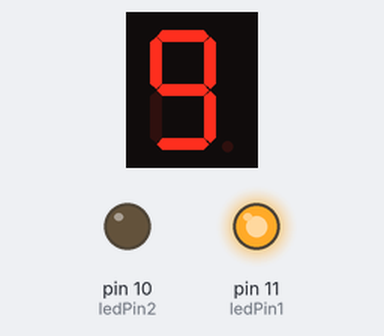
The sketch below on a simulated Arduino Uno, built with avr-gcc and run on an emulated ATmega328P. On the bench: 1-digit seven-segment display, output pins drawn as LEDs (lit = HIGH). Wiring (inferred from the names in the program): 1-digit 7-segment display, segments lit when HIGH: segments pin 2, pin 3, pin 4, pin 5, pin 6, pin 7, pin 8, pin 9. The segment pins are drawn as the display they are named for; pins used as bus, display or sensor lines are not drawn.

Above: at 0.1 s.
At 8.1 s:
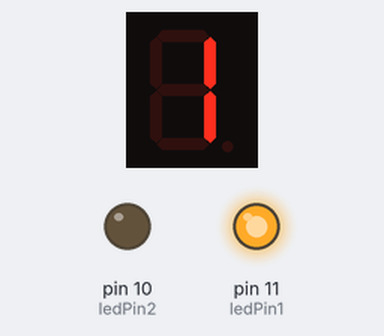
At 19.1 s:
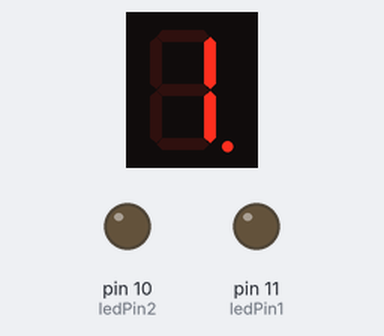
At 39.1 s:
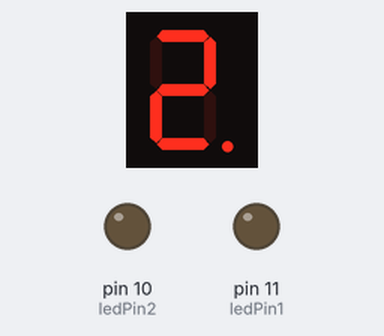
Timing chart, 0 to 40.0 s (numbered marks = the images above):
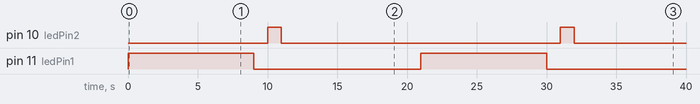

Measured:
- by itself, pin 10 (ledPin2): alternates HIGH for 1.0 s and LOW for 20.0 s
- by itself, pin 11 (ledPin1): alternates HIGH for 9.0 s and LOW for 12.0 s
- what the display in image 1 shows lasts 1.0 s, from 8.0 s to 9.0 s

The sketch:

Projeto_de_semaforo_utilizando_um_mostrador_led.ino
```cpp
// C++ code
//

#define ledPin1 11
#define ledPin2 10
#define ledPin3 9

const int a=2;
const int b=3;
const int c=4;
const int d=5;
const int e=6;
const int f=7;
const int g=8;

void setup()
{
  pinMode (a, OUTPUT);
  pinMode (b, OUTPUT);
  pinMode (c, OUTPUT);
  pinMode (d, OUTPUT);
  pinMode (e, OUTPUT);
  pinMode (f, OUTPUT);
  pinMode (g, OUTPUT);
  pinMode (ledPin1, OUTPUT);
  pinMode (ledPin2, OUTPUT);
  pinMode (ledPin3, OUTPUT);
}

void loop()
{
  digitalWrite (ledPin1, HIGH);

  //NUMERO9
  digitalWrite (a,HIGH);
  digitalWrite (b,HIGH);
  digitalWrite (c,HIGH);
  digitalWrite (d,HIGH);
  digitalWrite (f,HIGH);
  digitalWrite (g,HIGH);
  delay(1000);

  digitalWrite (a,LOW);
  digitalWrite (b,LOW);
  digitalWrite (c,LOW);
  digitalWrite (d,LOW);
  digitalWrite (f,LOW);
  digitalWrite (g,LOW);

  //NUMERO8
  digitalWrite (a,HIGH);
  digitalWrite (b,HIGH);
  digitalWrite (c,HIGH);
  digitalWrite (d,HIGH);
  digitalWrite (e,HIGH);
  digitalWrite (f,HIGH);
  digitalWrite (g,HIGH);
  delay(1000);

  digitalWrite (a,LOW);
  digitalWrite (b,LOW);
  digitalWrite (c,LOW);
  digitalWrite (d,LOW);
  digitalWrite (e,LOW);
  digitalWrite (f,LOW);
  digitalWrite (g,LOW);

    //NUMERO7
  digitalWrite (a,HIGH);
  digitalWrite (b,HIGH);
  digitalWrite (c,HIGH);
  delay(1000);

  digitalWrite (a,LOW);
  digitalWrite (b,LOW);
  digitalWrite (c,LOW);

   //NUMERO6
  digitalWrite (a,HIGH);
  digitalWrite (c,HIGH);
  digitalWrite (d,HIGH);
  digitalWrite (e,HIGH);
  digitalWrite (f,HIGH);
  digitalWrite (g,HIGH);
  delay(1000);

  digitalWrite (a,LOW);
  digitalWrite (c,LOW);
  digitalWrite (d,LOW);
  digitalWrite (e,LOW);
  digitalWrite (f,LOW);
  digitalWrite (g,LOW);

    //NUMERO5
  digitalWrite (a,HIGH);
  digitalWrite (c,HIGH);
  digitalWrite (d,HIGH);
  digitalWrite (f,HIGH);
  digitalWrite (g,HIGH);
  delay(1000);

  digitalWrite (a,LOW);
  digitalWrite (c,LOW);
  digitalWrite (d,LOW);
  digitalWrite (f,LOW);
  digitalWrite (g,LOW);

    //NUMERO4
  digitalWrite (b,HIGH);
  digitalWrite (c,HIGH);
  digitalWrite (g,HIGH);
  digitalWrite (f,HIGH);
  delay(1000);

  digitalWrite (b,LOW);
  digitalWrite (c,LOW);
  digitalWrite (g,LOW);
  digitalWrite (f,LOW);

    //NUMERO3
  digitalWrite (a,HIGH);
  digitalWrite (b,HIGH);
  digitalWrite (c,HIGH);
  digitalWrite (d,HIGH);
  digitalWrite (g,HIGH);
  delay(1000);

  digitalWrite (a,LOW);
  digitalWrite (b,LOW);
  digitalWrite (c,LOW);
  digitalWrite (d,LOW);
  digitalWrite (g,LOW);

    //NUMERO2
  digitalWrite (a,HIGH);
  digitalWrite (b,HIGH);
  digitalWrite (g,HIGH);
  digitalWrite (d,HIGH);
  digitalWrite (e,HIGH);
  delay(1000);

  digitalWrite (a,LOW);
  digitalWrite (b,LOW);
  digitalWrite (g,LOW);
  digitalWrite (d,LOW);
  digitalWrite (e,LOW);

    //NUMERO1
  digitalWrite (b,HIGH);
  digitalWrite (c,HIGH);
	delay(1000);

  digitalWrite(b, LOW);
  digitalWrite(c,LOW);

  digitalWrite(ledPin1, LOW);
  delay(1000);


  //Led amarelo
  digitalWrite(ledPin2, HIGH);
  delay(1000);
  digitalWrite (ledPin2, LOW);

  //Led verde
  digitalWrite (ledPin3, HIGH);

  //NUMERO9
  digitalWrite (a,HIGH);
  digitalWrite (b,HIGH);
  digitalWrite (c,HIGH);
  digitalWrite (d,HIGH);
  digitalWrite (f,HIGH);
  digitalWrite (g,HIGH);
  delay(1000);

  digitalWrite (a,LOW);
  digitalWrite (b,LOW);
  digitalWrite (c,LOW);
  digitalWrite (d,LOW);
  digitalWrite (f,LOW);
  digitalWrite (g,LOW);

  //NUMERO8
  digitalWrite (a,HIGH);
  digitalWrite (b,HIGH);
  digitalWrite (c,HIGH);
  digitalWrite (d,HIGH);
  digitalWrite (e,HIGH);
  digitalWrite (f,HIGH);
  digitalWrite (g,HIGH);
  delay(1000);

  digitalWrite (a,LOW);
  digitalWrite (b,LOW);
  digitalWrite (c,LOW);
  digitalWrite (d,LOW);
  digitalWrite (e,LOW);
  digitalWrite (f,LOW);
  digitalWrite (g,LOW);

    //NUMERO7
  digitalWrite (a,HIGH);
  digitalWrite (b,HIGH);
  digitalWrite (c,HIGH);
  delay(1000);

  digitalWrite (a,LOW);
  digitalWrite (b,LOW);
  digitalWrite (c,LOW);

   //NUMERO6
  digitalWrite (a,HIGH);
  digitalWrite (c,HIGH);
  digitalWrite (d,HIGH);
  digitalWrite (e,HIGH);
  digitalWrite (f,HIGH);
  digitalWrite (g,HIGH);
  delay(1000);

  digitalWrite (a,LOW);
  digitalWrite (c,LOW);
  digitalWrite (d,LOW);
  digitalWrite (e,LOW);
  digitalWrite (f,LOW);
  digitalWrite (g,LOW);

    //NUMERO5
  digitalWrite (a,HIGH);
  digitalWrite (c,HIGH);
  digitalWrite (d,HIGH);
  digitalWrite (f,HIGH);
  digitalWrite (g,HIGH);
  delay(1000);

  digitalWrite (a,LOW);
  digitalWrite (c,LOW);
  digitalWrite (d,LOW);
  digitalWrite (f,LOW);
  digitalWrite (g,LOW);

    //NUMERO4
  digitalWrite (b,HIGH);
  digitalWrite (c,HIGH);
  digitalWrite (g,HIGH);
  digitalWrite (f,HIGH);
  delay(1000);

  digitalWrite (b,LOW);
  digitalWrite (c,LOW);
  digitalWrite (g,LOW);
  digitalWrite (f,LOW);

    //NUMERO3
  digitalWrite (a,HIGH);
  digitalWrite (b,HIGH);
  digitalWrite (c,HIGH);
  digitalWrite (d,HIGH);
  digitalWrite (g,HIGH);
  delay(1000);

  digitalWrite (a,LOW);
  digitalWrite (b,LOW);
  digitalWrite (c,LOW);
  digitalWrite (d,LOW);
  digitalWrite (g,LOW);

    //NUMERO2
  digitalWrite (a,HIGH);
  digitalWrite (b,HIGH);
  digitalWrite (g,HIGH);
  digitalWrite (d,HIGH);
  digitalWrite (e,HIGH);
  delay(1000);

  digitalWrite (a,LOW);
  digitalWrite (b,LOW);
  digitalWrite (g,LOW);
  digitalWrite (d,LOW);
  digitalWrite (e,LOW);

    //NUMERO1
  digitalWrite (b,HIGH);
  digitalWrite (c,HIGH);
	delay(1000);

  digitalWrite(b, LOW);
  digitalWrite(c,LOW);

  digitalWrite(ledPin3, LOW);
  delay(1000);
}
```
